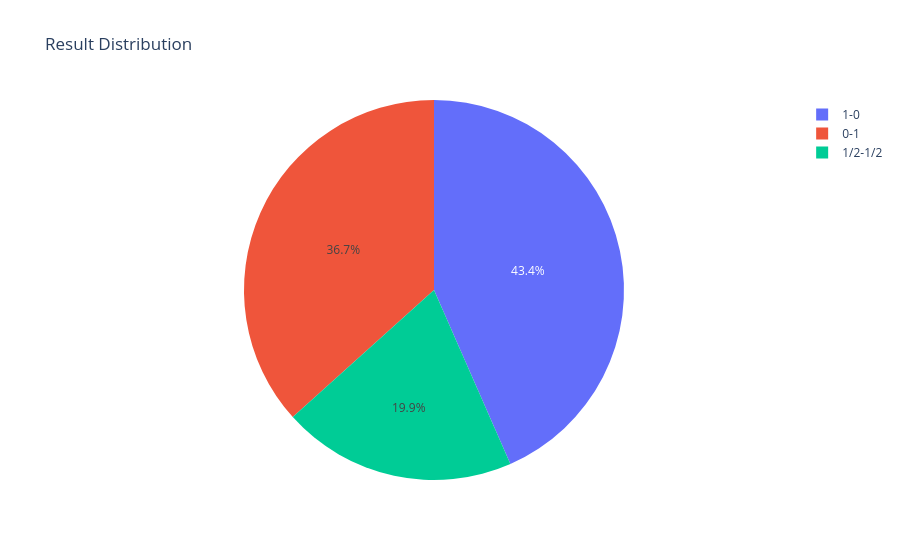

Notebook code for this chart:
### Code cell
fig = px.pie(
    result_counts,
    names="result",
    values="count",
    title="Result Distribution"
)

fig.show()

### Figure 1 — Plotly figure (JSON) as saved in the notebook; plotly's stock layout.template omitted (floating-point values rounded to 4 significant figures)
{"data": [{"domain": {"x": [0, 1], "y": [0, 1]}, "hovertemplate": "result=%{label}<br>count=%{value}<extra></extra>", "labels": ["1-0", "0-1", "1/2-1/2"], "legendgroup": "", "name": "", "showlegend": true, "type": "pie", "values": [210101, 177439, 96422]}], "layout": {"legend": {"tracegroupgap": 0}, "title": {"text": "Result Distribution"}}}
